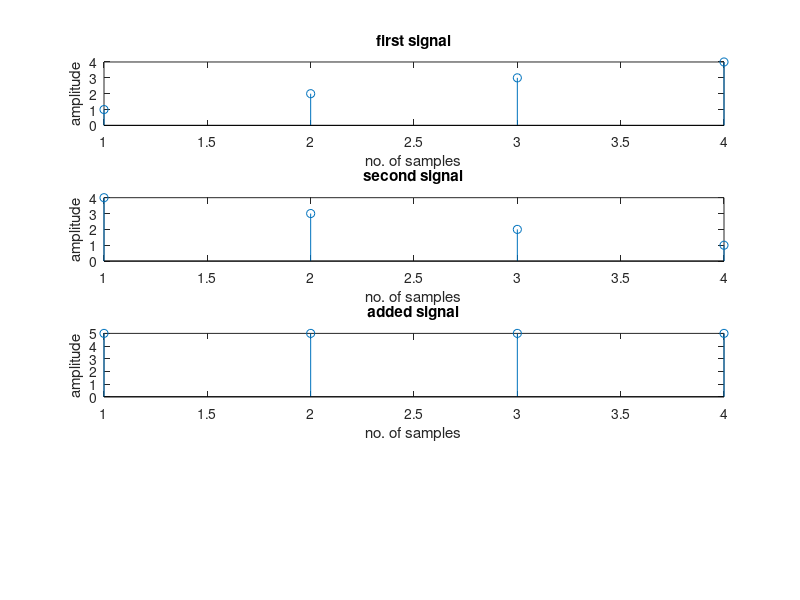

MATLAB code to generate this figure: (Note: this script raises an error after producing the figure.)
clear all;
close all;
clc;
x1=[1 2 3 4];
subplot(4,1,1);
stem(x1);
xlabel('no. of samples');
ylabel('amplitude');
title('first signal');
x2=[4 3 2 1];
subplot(4,1,2);
stem(x2);
xlabel('no. of samples');
ylabel('amplitude');
title('second signal');
x3=x1+x2;
subplot(4,1,3);
stem(x3);
xlabel('no. of samples');
ylabel('amplitude');
title('added signal');
x4=x1*x2;
subplot(4,1,4);
stem(x4);
xlabel('no. of samples');
ylabel('amplitude');
title('multiplied signal');
display(x1);
display(x2);
display(x3);
display(x4);